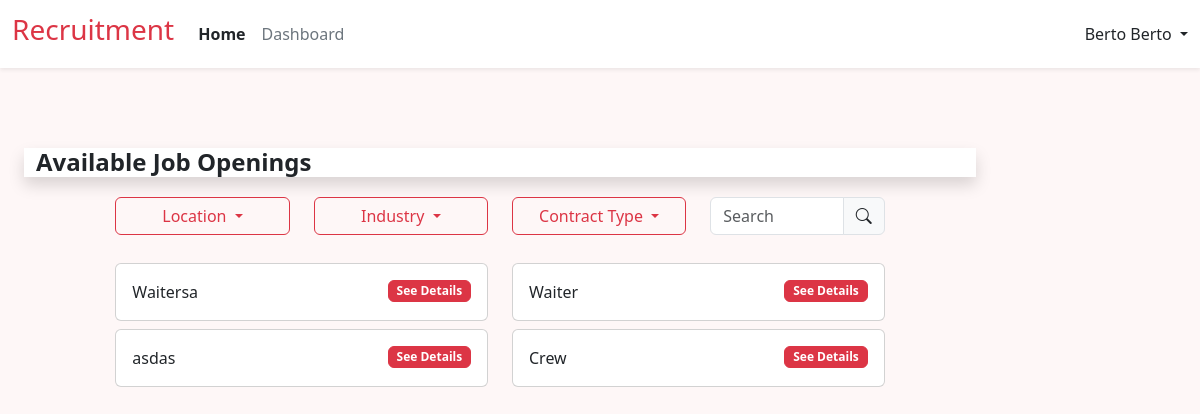
The app's page / (signed in) with its own data.
### tables this page shows
CREATE TABLE `mrfs` (
  `id` int(11) NOT NULL,
  `industry` varchar(255) NOT NULL,
  `mrf_status` varchar(255) NOT NULL,
  `closed_date` date NOT NULL,
  `request_date` date NOT NULL DEFAULT current_timestamp(),
  `client` varchar(255) NOT NULL,
  `location` varchar(255) NOT NULL,
  `aging_days` varchar(255) NOT NULL,
  `mrf_number` varchar(255) NOT NULL,
  `new_request` varchar(255) NOT NULL,
  `head_count` int(11) NOT NULL,
  `job_position` varchar(255) NOT NULL,
  `contract_type` varchar(255) NOT NULL,
  `classification` varchar(255) NOT NULL,
  `placed` int(11) NOT NULL,
  `variance` int(11) NOT NULL,
  `cancel` int(11) NOT NULL,
  `job_description` text NOT NULL,
  `qualification` text NOT NULL,
  `remarks` text NOT NULL
);

### index_process.php (called while the page is built, shortened)
<?php
include ("dbconn.php");
if (isset($_SESSION['user_id'])) {
    $userId = $_SESSION['user_id'];
    $mrf_status = "Post";
    $query =
        "SELECT mrfs.*
        FROM mrfs
        LEFT JOIN job_applicants ON mrfs.id = job_applicants.job_id AND job_applicants.user_id = ?
        WHERE mrfs.mrf_status = ? AND job_applicants.user_id IS NULL";
    $stmt = $conn->prepare($query);
    $stmt->bind_param("is", $userId, $mrf_status);
    $stmt->execute();
    $result = $stmt->get_result();
}
?>

### index.php (the view, shortened to what this page needs)
<?php
include ("index_process.php");
include ("components/header.php");
?>
<!DOCTYPE html>
<html lang="en">
<head>
</head>
<body style="background-color: #F4F4F4; ">
    <div class="container">
        <div class="container-fluid bg-white shadow mb-3 mt-5">
            <h4 class=" mt-1 mb-1 fw-bold">Available Job Openings</h4>
        </div>
        <div class="container bg-transparent  mb-3 ">
            <div class="row">
                <div class="col-lg-10 mx-auto">
                    <div class="job_search">
                        <form action="">
                            <div class="row">
                                <div class="col-md-6 col-lg-3 my-1">
                                    <div class="dropdown mb-2">
                                        <button class="btn btn-outline-danger dropdown-toggle form-control"
                                            type="button" id="dropdownMenuButton1" data-bs-toggle="dropdown"
                                            aria-haspopup="true" aria-expanded="false">
                                            <?php
                                            if (isset($_GET["loc"])) {
                                                $loc = $_GET["loc"];
                                                echo $loc;
                                            } else {
                                                ?>
                                                Location
                                                <?php
                                            }
                                            ?>
                                        </button>
                                    </div>
                                </div>
                                <div class="col-md-6 col-lg-3 my-1">
                                    <div class="dropdown mb-2">
                                        <button class="btn btn-outline-danger dropdown-toggle form-control"
                                            type="button" id="dropdownMenuButton2" data-bs-toggle="dropdown"
                                            aria-haspopup="true" aria-expanded="false">
                                            <?php
                                            if (isset($_GET["industry"])) {
                                                $industry = $_GET["industry"];
                                                echo $industry;
                                            } else {
                                                ?>
                                                Industry
                                                <?php
                                            }
                                            ?>
                                        </button>
                                    </div>
                                </div>
                                <div class="col-md-6 col-lg-3 my-1">
                                    <div class="dropdown mb-2">
                                        <button class="btn btn-outline-danger dropdown-toggle form-control"
                                            type="button" id="dropdownMenuButton3" data-bs-toggle="dropdown"
                                            aria-haspopup="true" aria-expanded="false">
                                            <?php
                                            if (isset($_GET["type"])) {
                                                $type = $_GET["type"];
                                                echo $type;
                                            } else {
                                                ?>
                                                Contract Type
                                                <?php
                                            }
                                            ?>
                                        </button>
                                    </div>
                                </div>
                                <div class="col-md-6 col-lg-3 my-1">
                                    <div class="float-end input-group mb-2">
                                        <input id="searchInput" type="search" class="form-control" placeholder="Search"
                                            aria-label="Search" name="search" oninput="searchJobs()">
                                        <span class="input-group-text"><i class="bi bi-search"></i></span>
                                    </div>
                                </div>
                            </div>
                        </form>
                        <div class="search_result">
                            <div class="row">
                                <?php
                                while ($row = mysqli_fetch_assoc($result)) {
                                    ?>
                                    <div class="col-md-6 ">
                                        <div class="card mb-2 ">
                                            <div class="card-body">
                                                <div class="row">
                                                    <div class="col">
                                                        <p class="card-text job-name">
                                                            <?php echo $row['job_position']; ?>
                                                        </p>
                                                    </div>
                                                    <div class="col">
                                                        <button type="button" class="btn btn-danger badge float-end"
                                                            data-bs-toggle="modal"
                                                            data-bs-target="#viewJobDetails<?php echo $row['id']; ?>">
                                                            See Details
                                                        </button>
                                                    </div>
                                                </div>
                                            </div>
                                        </div>
                                    </div>
                                    <?php
                                }
                                ?>
                            </div>
                        </div>
                    </div>
                </div>
            </div>
        </div>
</body>
</html>
<?php include ('components/footer.php'); ?>

### records on screen
mrfs: job_position "Waitersa"
mrfs: job_position "Waiter"
mrfs: job_position "asdas"
mrfs: job_position "Crew"

### other values on screen
$user "Berto Berto"
